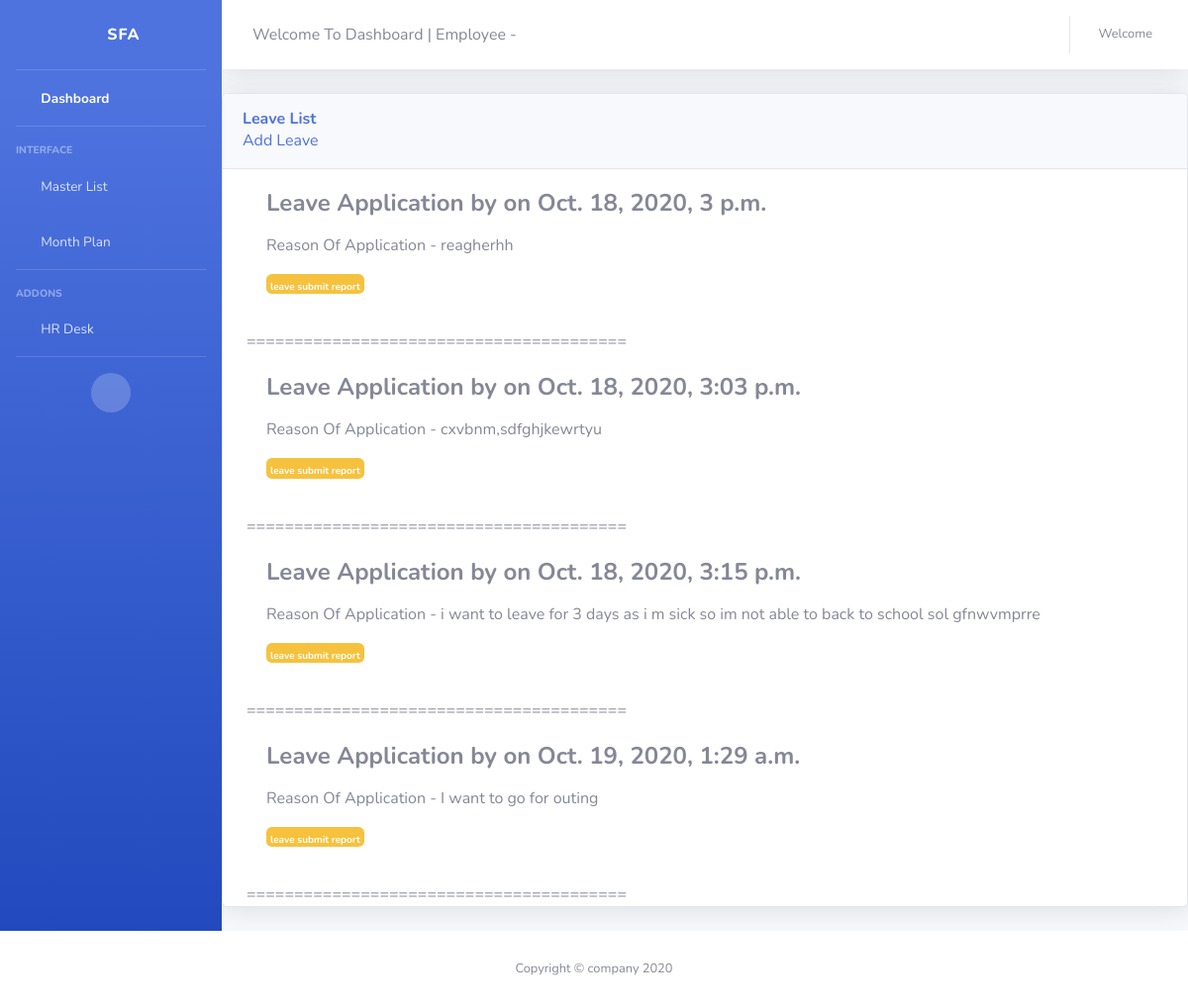
The page /report/leavelist/ on the database its author committed.
### report/models.py (models this page shows, shortened)
class LeaveHRForm(models.Model):
	is_approved = models.BooleanField(default = False)
	is_rejected = models.BooleanField(default = False)
	user = models.ForeignKey(User , on_delete = models.CASCADE)
	reason = models.TextField()
	date = models.DateTimeField(default = timezone.now)

### report/views.py (the view)
# urls.py: path('leavelist/', views.LeaveList, name = 'leavelist'),
def LeaveList(request):
	print("--------------")
	leave = LeaveHRForm.objects.all()
	print("--------------")
	return render(request,  '../templates/report/leavelist.html',{"leave":leave})

### report/templates/report/leavelist.html (shortened to what this page needs)
{% extends 'report/main3.html'%}
{% load crispy_forms_tags %}
{% block content %}
          <div class="card shadow mb-4">
            <div class="card-header py-3">
              <h6 class="m-0 font-weight-bold text-primary">Leave List </h6>
              <a href="{% url 'leave-hr' %}"> Add Leave</a>
            </div>
                     {% for leaves in leave %}
           <div class="container-fluid">
                      <div class="card-body d-flex flex-row">
                          <div>
                            <h4 class="card-title font-weight-bold mb-2">Leave Application by {{user.username}} on {{ leaves.date }}  </h4>
                            <p class="pt-2">
                              Reason Of Application - {{leaves.reason}}
                            </p>
                            <p class="pt-2 badge badge-warning" style="font-size: 10px;">
                              leave submit report
                            </p>
                          </div>
          </div>
            ========================================
          </div>
                {% endfor %}
          </div>
        </div>
</div>
{% endblock content %}

### rows shown on the page
LeaveHRForm: date "Oct. 18, 2020, 3 p.m.", reason "reagherhh"
LeaveHRForm: date "Oct. 18, 2020, 3:03 p.m.", reason "cxvbnm,sdfghjkewrtyu"
LeaveHRForm: date "Oct. 18, 2020, 3:15 p.m.", reason "i want to leave for 3 days as i m sick so im not able to back to school sol gfnwvmprre"
LeaveHRForm: date "Oct. 19, 2020, 1:29 a.m.", reason "I want to go for outing"
